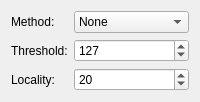
               <widget class="QWidget" name="tab_11">
                <attribute name="title">
                 <string>Binarize</string>
                </attribute>
                <layout class="QGridLayout" name="gridLayout_4">
                 <item row="0" column="0">
                  <widget class="QLabel" name="label_16">
                   <property name="text">
                    <string>Method:</string>
                   </property>
                  </widget>
                 </item>
                 <item row="1" column="2">
                  <widget class="QSpinBox" name="threshold_threshold">
                   <property name="minimum">
                    <number>-127</number>
                   </property>
                   <property name="maximum">
                    <number>255</number>
                   </property>
                   <property name="value">
                    <number>127</number>
                   </property>
                  </widget>
                 </item>
                 <item row="1" column="0">
                  <widget class="QLabel" name="label_15">
                   <property name="sizePolicy">
                    <sizepolicy hsizetype="Maximum" vsizetype="Preferred">
                     <horstretch>0</horstretch>
                     <verstretch>0</verstretch>
                    </sizepolicy>
                   </property>
                   <property name="text">
                    <string>Threshold:</string>
                   </property>
                  </widget>
                 </item>
                 <item row="0" column="2">
                  <widget class="QComboBox" name="threshold_method">
                   <item>
                    <property name="text">
                     <string>None</string>
                    </property>
                   </item>
                   <item>
                    <property name="text">
                     <string>Threshold</string>
                    </property>
                   </item>
                   <item>
                    <property name="text">
                     <string>Adaptive</string>
                    </property>
                   </item>
                   <item>
                    <property name="text">
                     <string>Dither</string>
                    </property>
                   </item>
                  </widget>
                 </item>
                 <item row="2" column="2">
                  <widget class="QSpinBox" name="threshold_size">
                   <property name="maximum">
                    <number>999</number>
                   </property>
                   <property name="value">
                    <number>20</number>
                   </property>
                  </widget>
                 </item>
                 <item row="2" column="0">
                  <widget class="QLabel" name="label_17">
                   <property name="text">
                    <string>Locality:</string>
                   </property>
                  </widget>
                 </item>
                </layout>
               </widget>
